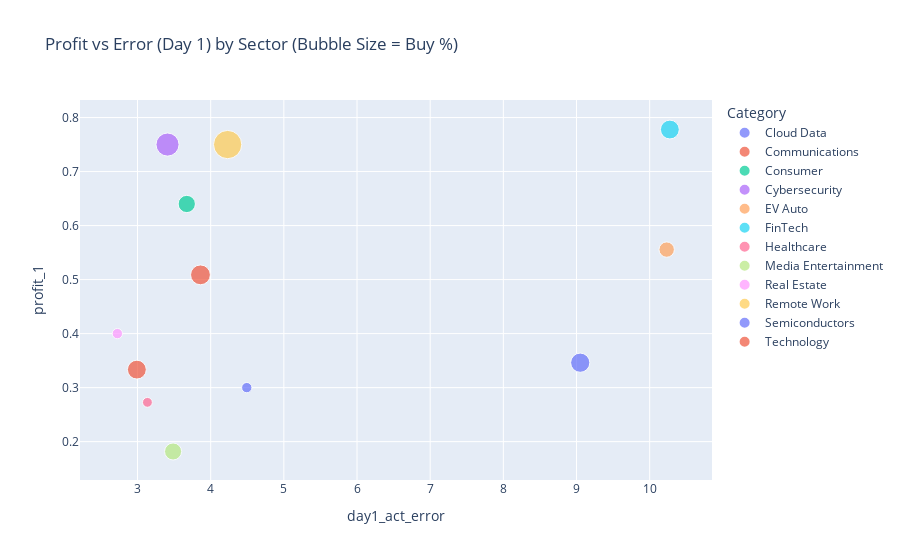

This figure's notebook cell:
### Code cell
missed_df = pd.DataFrame({
    'Category': summary_df['Category'],
    'Missed_1': summary_df['made_profit_could_day_1'] - summary_df['made_profit_act_day_1'],
    'Missed_3': summary_df['made_profit_could_day_3'] - summary_df['made_profit_act_day_3'],
    'Missed_7': summary_df['made_profit_could_day_7'] - summary_df['made_profit_act_day_7']
})

missed_melted = missed_df.melt(id_vars='Category', var_name='Day', value_name='Missed_Opportunity')

plt.figure(figsize=(14, 6))
sns.barplot(data=missed_melted, x='Category', y='Missed_Opportunity', hue='Day', palette='magma')
plt.title("Missed Opportunity by Sector (Could vs Actual)")
plt.xticks(rotation=45)
plt.tight_layout()
plt.show()

fig = px.scatter(
    summary_df,
    x='day1_act_error',
    y='profit_1',
    color='Category',
    size='Buy',
    hover_data=['Sell', 'Hold', 'day3_act_error', 'profit_3'],
    title="Profit vs Error (Day 1) by Sector (Bubble Size = Buy %)"
)
fig.show()

### Figure 1 — Plotly figure (JSON) as saved in the notebook; plotly's stock layout.template omitted (floating-point values rounded to 4 significant figures)
{"data": [{"customdata": [[0.3, 0.6, 5.512, 0.6]], "hovertemplate": "Category=Cloud Data<br>day1_act_error=%{x}<br>profit_1=%{y}<br>Buy=%{marker.size}<br>Sell=%{customdata[0]}<br>Hold=%{customdata[1]}<br>day3_act_error=%{customdata[2]}<br>profit_3=%{customdata[3]}<extra></extra>", "legendgroup": "Cloud Data", "marker": {"color": "#636efa", "size": [0.1], "sizemode": "area", "sizeref": 0.001875, "symbol": "circle"}, "mode": "markers", "name": "Cloud Data", "orientation": "v", "showlegend": true, "type": "scatter", "x": [4.493], "xaxis": "x", "y": [0.3], "yaxis": "y"}, {"customdata": [[0.0, 0.3333, 4.465, 0.3333]], "hovertemplate": "Category=Communications<br>day1_act_error=%{x}<br>profit_1=%{y}<br>Buy=%{marker.size}<br>Sell=%{customdata[0]}<br>Hold=%{customdata[1]}<br>day3_act_error=%{customdata[2]}<br>profit_3=%{customdata[3]}<extra></extra>", "legendgroup": "Communications", "marker": {"color": "#EF553B", "size": [0.3333], "sizemode": "area", "sizeref": 0.001875, "symbol": "circle"}, "mode": "markers", "name": "Communications", "orientation": "v", "showlegend": true, "type": "scatter", "x": [2.991], "xaxis": "x", "y": [0.3333], "yaxis": "y"}, {"customdata": [[0.36, 0.28, 6.497, 0.52]], "hovertemplate": "Category=Consumer<br>day1_act_error=%{x}<br>profit_1=%{y}<br>Buy=%{marker.size}<br>Sell=%{customdata[0]}<br>Hold=%{customdata[1]}<br>day3_act_error=%{customdata[2]}<br>profit_3=%{customdata[3]}<extra></extra>", "legendgroup": "Consumer", "marker": {"color": "#00cc96", "size": [0.28], "sizemode": "area", "sizeref": 0.001875, "symbol": "circle"}, "mode": "markers", "name": "Consumer", "orientation": "v", "showlegend": true, "type": "scatter", "x": [3.673], "xaxis": "x", "y": [0.64], "yaxis": "y"}, {"customdata": [[0.5, 0.0, 4.868, 0.5]], "hovertemplate": "Category=Cybersecurity<br>day1_act_error=%{x}<br>profit_1=%{y}<br>Buy=%{marker.size}<br>Sell=%{customdata[0]}<br>Hold=%{customdata[1]}<br>day3_act_error=%{customdata[2]}<br>profit_3=%{customdata[3]}<extra></extra>", "legendgroup": "Cybersecurity", "marker": {"color": "#ab63fa", "size": [0.5], "sizemode": "area", "sizeref": 0.001875, "symbol": "circle"}, "mode": "markers", "name": "Cybersecurity", "orientation": "v", "showlegend": true, "type": "scatter", "x": [3.41], "xaxis": "x", "y": [0.75], "yaxis": "y"}, {"customdata": [[0.0, 0.2222, 14.46, 0.4444]], "hovertemplate": "Category=EV Auto<br>day1_act_error=%{x}<br>profit_1=%{y}<br>Buy=%{marker.size}<br>Sell=%{customdata[0]}<br>Hold=%{customdata[1]}<br>day3_act_error=%{customdata[2]}<br>profit_3=%{customdata[3]}<extra></extra>", "legendgroup": "EV Auto", "marker": {"color": "#FFA15A", "size": [0.2222], "sizemode": "area", "sizeref": 0.001875, "symbol": "circle"}, "mode": "markers", "name": "EV Auto", "orientation": "v", "showlegend": true, "type": "scatter", "x": [10.23], "xaxis": "x", "y": [0.5556], "yaxis": "y"}, {"customdata": [[0.0, 0.4444, 13.7, 0.3333]], "hovertemplate": "Category=FinTech<br>day1_act_error=%{x}<br>profit_1=%{y}<br>Buy=%{marker.size}<br>Sell=%{customdata[0]}<br>Hold=%{customdata[1]}<br>day3_act_error=%{customdata[2]}<br>profit_3=%{customdata[3]}<extra></extra>", "legendgroup": "FinTech", "marker": {"color": "#19d3f3", "size": [0.3333], "sizemode": "area", "sizeref": 0.001875, "symbol": "circle"}, "mode": "markers", "name": "FinTech", "orientation": "v", "showlegend": true, "type": "scatter", "x": [10.28], "xaxis": "x", "y": [0.7778], "yaxis": "y"}, {"customdata": [[0.2727, 0.5455, 4.854, 0.3636]], "hovertemplate": "Category=Healthcare<br>day1_act_error=%{x}<br>profit_1=%{y}<br>Buy=%{marker.size}<br>Sell=%{customdata[0]}<br>Hold=%{customdata[1]}<br>day3_act_error=%{customdata[2]}<br>profit_3=%{customdata[3]}<extra></extra>", "legendgroup": "Healthcare", "marker": {"color": "#FF6692", "size": [0.09091], "sizemode": "area", "sizeref": 0.001875, "symbol": "circle"}, "mode": "markers", "name": "Healthcare", "orientation": "v", "showlegend": true, "type": "scatter", "x": [3.135], "xaxis": "x", "y": [0.2727], "yaxis": "y"}, {"customdata": [[0.1818, 0.4545, 6.09, 0.2727]], "hovertemplate": "Category=Media Entertainment<br>day1_act_error=%{x}<br>profit_1=%{y}<br>Buy=%{marker.size}<br>Sell=%{customdata[0]}<br>Hold=%{customdata[1]}<br>day3_act_error=%{customdata[2]}<br>profit_3=%{customdata[3]}<extra></extra>", "legendgroup": "Media Entertainment", "marker": {"color": "#B6E880", "size": [0.2727], "sizemode": "area", "sizeref": 0.001875, "symbol": "circle"}, "mode": "markers", "name": "Media Entertainment", "orientation": "v", "showlegend": true, "type": "scatter", "x": [3.486], "xaxis": "x", "y": [0.1818], "yaxis": "y"}, {"customdata": [[0.2, 0.6, 6.09, 0.5]], "hovertemplate": "Category=Real Estate<br>day1_act_error=%{x}<br>profit_1=%{y}<br>Buy=%{marker.size}<br>Sell=%{customdata[0]}<br>Hold=%{customdata[1]}<br>day3_act_error=%{customdata[2]}<br>profit_3=%{customdata[3]}<extra></extra>", "legendgroup": "Real Estate", "marker": {"color": "#FF97FF", "size": [0.1], "sizemode": "area", "sizeref": 0.001875, "symbol": "circle"}, "mode": "markers", "name": "Real Estate", "orientation": "v", "showlegend": true, "type": "scatter", "x": [2.725], "xaxis": "x", "y": [0.4], "yaxis": "y"}, {"customdata": [[0.25, 0.0, 6.225, 0.75]], "hovertemplate": "Category=Remote Work<br>day1_act_error=%{x}<br>profit_1=%{y}<br>Buy=%{marker.size}<br>Sell=%{customdata[0]}<br>Hold=%{customdata[1]}<br>day3_act_error=%{customdata[2]}<br>profit_3=%{customdata[3]}<extra></extra>", "legendgroup": "Remote Work", "marker": {"color": "#FECB52", "size": [0.75], "sizemode": "area", "sizeref": 0.001875, "symbol": "circle"}, "mode": "markers", "name": "Remote Work", "orientation": "v", "showlegend": true, "type": "scatter", "x": [4.232], "xaxis": "x", "y": [0.75], "yaxis": "y"}, {"customdata": [[0.2692, 0.2308, 9.366, 0.3846]], "hovertemplate": "Category=Semiconductors<br>day1_act_error=%{x}<br>profit_1=%{y}<br>Buy=%{marker.size}<br>Sell=%{customdata[0]}<br>Hold=%{customdata[1]}<br>day3_act_error=%{customdata[2]}<br>profit_3=%{customdata[3]}<extra></extra>", "legendgroup": "Semiconductors", "marker": {"color": "#636efa", "size": [0.3462], "sizemode": "area", "sizeref": 0.001875, "symbol": "circle"}, "mode": "markers", "name": "Semiconductors", "orientation": "v", "showlegend": true, "type": "scatter", "x": [9.051], "xaxis": "x", "y": [0.3462], "yaxis": "y"}, {"customdata": [[0.2632, 0.2632, 5.229, 0.4561]], "hovertemplate": "Category=Technology<br>day1_act_error=%{x}<br>profit_1=%{y}<br>Buy=%{marker.size}<br>Sell=%{customdata[0]}<br>Hold=%{customdata[1]}<br>day3_act_error=%{customdata[2]}<br>profit_3=%{customdata[3]}<extra></extra>", "legendgroup": "Technology", "marker": {"color": "#EF553B", "size": [0.3684], "sizemode": "area", "sizeref": 0.001875, "symbol": "circle"}, "mode": "markers", "name": "Technology", "orientation": "v", "showlegend": true, "type": "scatter", "x": [3.86], "xaxis": "x", "y": [0.5088], "yaxis": "y"}], "layout": {"legend": {"itemsizing": "constant", "title": {"text": "Category"}, "tracegroupgap": 0}, "title": {"text": "Profit vs Error (Day 1) by Sector (Bubble Size = Buy %)"}, "xaxis": {"anchor": "y", "domain": [0, 1], "title": {"text": "day1_act_error"}}, "yaxis": {"anchor": "x", "domain": [0, 1], "title": {"text": "profit_1"}}}}
